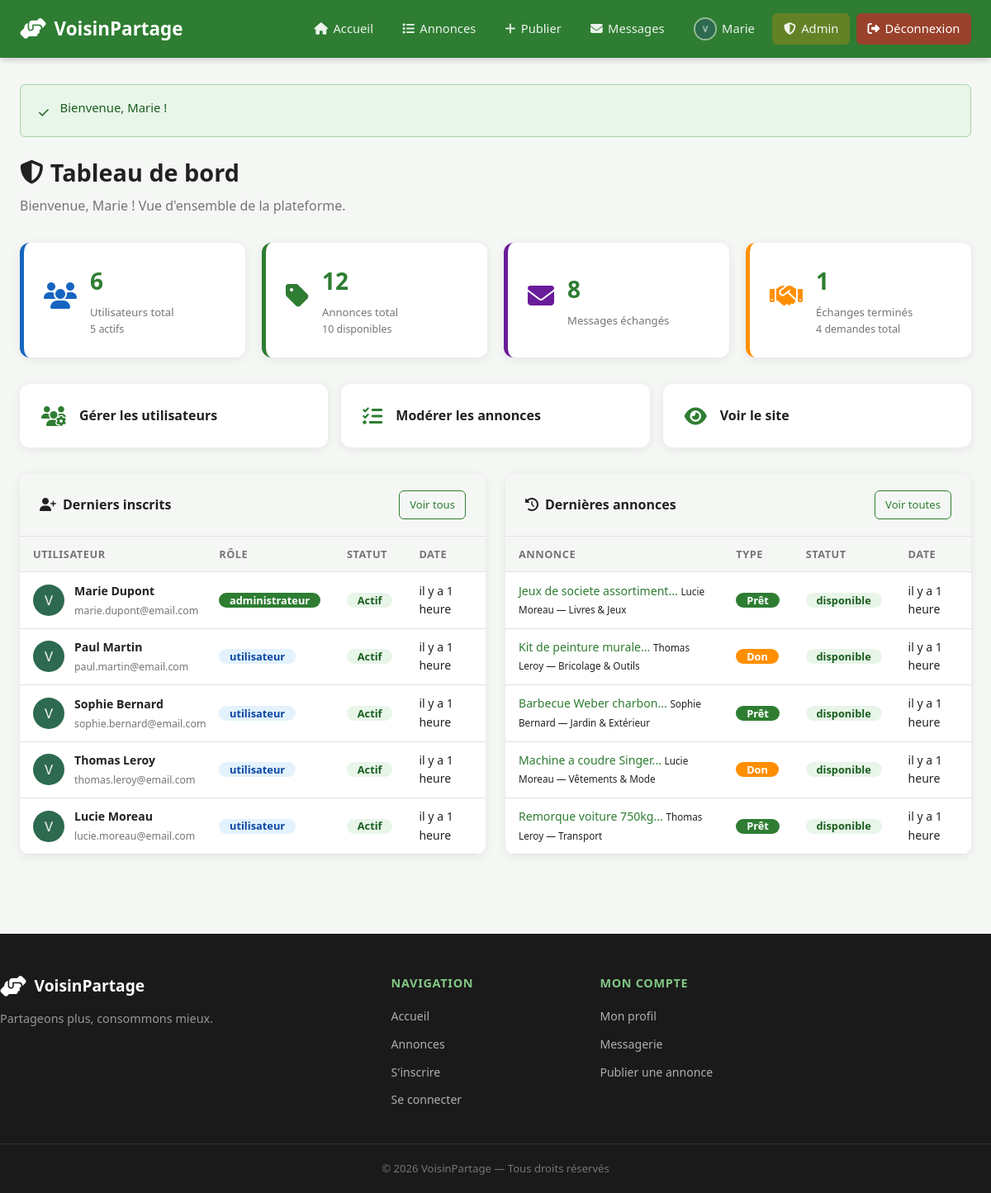
/admin/dashboard.php (signed in), run on the app's committed database.
### tables this page shows
CREATE TABLE IF NOT EXISTS utilisateurs (
    id_utilisateur  INT UNSIGNED      NOT NULL AUTO_INCREMENT,
    nom             VARCHAR(100)      NOT NULL,
    prenom          VARCHAR(100)      NOT NULL,
    email           VARCHAR(255)      NOT NULL UNIQUE,
    mot_de_passe    VARCHAR(255)      NOT NULL,
    telephone       VARCHAR(20)       DEFAULT NULL,
    adresse         VARCHAR(255)      DEFAULT NULL,
    quartier        VARCHAR(100)      DEFAULT NULL,
    photo_profil    VARCHAR(255)      NOT NULL DEFAULT 'default.png',
    role            ENUM('utilisateur','administrateur') NOT NULL DEFAULT 'utilisateur',
    actif           TINYINT(1)        NOT NULL DEFAULT 1,
    date_inscription DATETIME         NOT NULL DEFAULT CURRENT_TIMESTAMP,
    PRIMARY KEY (id_utilisateur)
);

CREATE TABLE IF NOT EXISTS annonces (
    id_annonce      INT UNSIGNED  NOT NULL AUTO_INCREMENT,
    titre           VARCHAR(255)  NOT NULL,
    description     TEXT          NOT NULL,
    type            ENUM('pret','don') NOT NULL DEFAULT 'pret',
    statut          ENUM('disponible','reserve','indisponible') NOT NULL DEFAULT 'disponible',
    photo           VARCHAR(255)  NOT NULL DEFAULT 'no-image.png',
    date_publication DATETIME     NOT NULL DEFAULT CURRENT_TIMESTAMP,
    id_utilisateur  INT UNSIGNED  NOT NULL,
    id_categorie    INT UNSIGNED  NOT NULL,
    PRIMARY KEY (id_annonce),
    CONSTRAINT fk_annonce_user FOREIGN KEY (id_utilisateur)
        REFERENCES utilisateurs(id_utilisateur) ON DELETE CASCADE ON UPDATE CASCADE,
    CONSTRAINT fk_annonce_cat  FOREIGN KEY (id_categorie)
        REFERENCES categories(id_categorie)    ON DELETE RESTRICT ON UPDATE CASCADE
);

CREATE TABLE IF NOT EXISTS categories (
    id_categorie INT UNSIGNED NOT NULL AUTO_INCREMENT,
    nom          VARCHAR(100) NOT NULL,
    icone        VARCHAR(100) NOT NULL DEFAULT 'fa-solid fa-box',
    description  TEXT         DEFAULT NULL,
    PRIMARY KEY (id_categorie)
);

### admin/dashboard.php (the view, shortened to what this page needs)
<?php
require_once '../includes/functions.php';
$pdo = getDB();
$stats = [
    'total_users'       => $pdo->query("SELECT COUNT(*) FROM utilisateurs")->fetchColumn(),
    'users_actifs'      => $pdo->query("SELECT COUNT(*) FROM utilisateurs WHERE actif = 1")->fetchColumn(),
    'total_annonces'    => $pdo->query("SELECT COUNT(*) FROM annonces")->fetchColumn(),
    'annonces_dispo'    => $pdo->query("SELECT COUNT(*) FROM annonces WHERE statut = 'disponible'")->fetchColumn(),
    'total_messages'    => $pdo->query("SELECT COUNT(*) FROM messages")->fetchColumn(),
    'total_demandes'    => $pdo->query("SELECT COUNT(*) FROM demandes_emprunt")->fetchColumn(),
    'echanges_termines' => $pdo->query("SELECT COUNT(*) FROM demandes_emprunt WHERE statut = 'terminee'")->fetchColumn(),
];
$derniersUsers = $pdo->query("
    SELECT * FROM utilisateurs ORDER BY date_inscription DESC LIMIT 5
")->fetchAll();
$dernieresAnnonces = $pdo->query("
    SELECT a.*, u.prenom, u.nom, c.nom AS cat_nom
    FROM annonces a
    JOIN utilisateurs u ON a.id_utilisateur = u.id_utilisateur
    JOIN categories c ON a.id_categorie = c.id_categorie
    ORDER BY a.date_publication DESC
    LIMIT 5
")->fetchAll();
require_once '../includes/header.php';
?>
<div class="admin-header">
    <h1><i class="fa-solid fa-shield-halved"></i> Tableau de bord</h1>
    <p>Bienvenue, <?= e($_SESSION['prenom']) ?> ! Vue d'ensemble de la plateforme.</p>
</div>
<div class="admin-stats-grid">
    <div class="admin-stat-card stat-blue">
        <div class="stat-icon"><i class="fa-solid fa-users"></i></div>
        <div class="stat-info">
            <div class="stat-number"><?= $stats['total_users'] ?></div>
            <div class="stat-label">Utilisateurs total</div>
            <div class="stat-sub"><?= $stats['users_actifs'] ?> actifs</div>
        </div>
    </div>
    <div class="admin-stat-card stat-green">
        <div class="stat-icon"><i class="fa-solid fa-tag"></i></div>
        <div class="stat-info">
            <div class="stat-number"><?= $stats['total_annonces'] ?></div>
            <div class="stat-label">Annonces total</div>
            <div class="stat-sub"><?= $stats['annonces_dispo'] ?> disponibles</div>
        </div>
    </div>
    <div class="admin-stat-card stat-purple">
        <div class="stat-icon"><i class="fa-solid fa-envelope"></i></div>
        <div class="stat-info">
            <div class="stat-number"><?= $stats['total_messages'] ?></div>
            <div class="stat-label">Messages échangés</div>
        </div>
    </div>
    <div class="admin-stat-card stat-orange">
        <div class="stat-icon"><i class="fa-solid fa-handshake"></i></div>
        <div class="stat-info">
            <div class="stat-number"><?= $stats['echanges_termines'] ?></div>
            <div class="stat-label">Échanges terminés</div>
            <div class="stat-sub"><?= $stats['total_demandes'] ?> demandes total</div>
        </div>
    </div>
</div>
<div class="admin-nav-cards">
    <a href="utilisateurs.php" class="admin-nav-card">
        <i class="fa-solid fa-users-gear"></i>
        <span>Gérer les utilisateurs</span>
    </a>
    <a href="annonces.php" class="admin-nav-card">
        <i class="fa-solid fa-list-check"></i>
        <span>Modérer les annonces</span>
    </a>
    <a href="../annonces/liste.php" class="admin-nav-card">
        <i class="fa-solid fa-eye"></i>
        <span>Voir le site</span>
    </a>
</div>
<div class="admin-two-col">
    <div class="admin-card">
        <div class="admin-card-header">
            <h3><i class="fa-solid fa-user-plus"></i> Derniers inscrits</h3>
            <a href="utilisateurs.php" class="btn btn-sm btn-outline">Voir tous</a>
        </div>
        <table class="table">
            <thead>
                <tr><th>Utilisateur</th><th>Rôle</th><th>Statut</th><th>Date</th></tr>
            </thead>
            <tbody>
                <?php foreach ($derniersUsers as $u): ?>
                    <tr>
                        <td>
                            <div class="table-user">
                                <img src="<?= imgProfil($u['photo_profil']) ?>"
                                     alt="" class="table-avatar"
                                     onerror="this.src='/voisinpartage/assets/images/default.png'">
                                <div>
                                    <strong><?= e($u['prenom']) ?> <?= e($u['nom']) ?></strong>
                                    <small><?= e($u['email']) ?></small>
                                </div>
                            </div>
                        </td>
                        <td>
                            <span class="badge <?= $u['role'] === 'administrateur' ? 'badge-admin' : 'badge-user' ?>">
                                <?= $u['role'] ?>
                            </span>
                        </td>
                        <td>
                            <span class="badge <?= $u['actif'] ? 'badge-success' : 'badge-danger' ?>">
                                <?= $u['actif'] ? 'Actif' : 'Inactif' ?>
                            </span>
                        </td>
                        <td><?= formaterDate($u['date_inscription']) ?></td>
                    </tr>
                <?php endforeach; ?>
            </tbody>
        </table>
    </div>
    <div class="admin-card">
        <div class="admin-card-header">
            <h3><i class="fa-solid fa-clock-rotate-left"></i> Dernières annonces</h3>
            <a href="annonces.php" class="btn btn-sm btn-outline">Voir toutes</a>
        </div>
        <table class="table">
            <thead>
                <tr><th>Annonce</th><th>Type</th><th>Statut</th><th>Date</th></tr>
            </thead>
            <tbody>
                <?php foreach ($dernieresAnnonces as $a): ?>
                    <tr>
                        <td>
                            <a href="../annonces/detail.php?id=<?= $a['id_annonce'] ?>">
                                <?= e(mb_substr($a['titre'], 0, 35)) ?>...
                            </a>
                            <small><?= e($a['prenom']) ?> <?= e($a['nom']) ?> — <?= e($a['cat_nom']) ?></small>
                        </td>
                        <td>
                            <span class="badge badge-type-<?= $a['type'] ?>">
                                <?= $a['type'] === 'pret' ? 'Prêt' : 'Don' ?>
                            </span>
                        </td>
                        <td>
                            <span class="badge badge-statut-<?= $a['statut'] ?>">
                                <?= $a['statut'] ?>
                            </span>
                        </td>
                        <td><?= formaterDate($a['date_publication']) ?></td>
                    </tr>
                <?php endforeach; ?>
            </tbody>
        </table>
    </div>
</div>
<?php require_once '../includes/footer.php'; ?>

### data on the page
utilisateurs: photo_profil (placeholder picture), prenom "Marie", nom "Dupont", email "marie.dupont@email.com", role "administrateur", actif "Actif", date_inscription "il y a 1 heure"
utilisateurs: photo_profil (placeholder picture), prenom "Paul", nom "Martin", email "paul.martin@email.com", role "utilisateur", actif "Actif", date_inscription "il y a 1 heure"
utilisateurs: photo_profil (placeholder picture), prenom "Sophie", nom "Bernard", email "sophie.bernard@email.com", role "utilisateur", actif "Actif", date_inscription "il y a 1 heure"
utilisateurs: photo_profil (placeholder picture), prenom "Thomas", nom "Leroy", email "thomas.leroy@email.com", role "utilisateur", actif "Actif", date_inscription "il y a 1 heure"
utilisateurs: photo_profil (placeholder picture), prenom "Lucie", nom "Moreau", email "lucie.moreau@email.com", role "utilisateur", actif "Actif", date_inscription "il y a 1 heure"
annonces: titre "Jeux de societe assortiment", id_utilisateur.prenom "Lucie", id_utilisateur.nom "Moreau", id_categorie.nom "Livres & Jeux", type "Prêt", statut "disponible", date_publication "il y a 1 heure"
annonces: titre "Kit de peinture murale", id_utilisateur.prenom "Thomas", id_utilisateur.nom "Leroy", id_categorie.nom "Bricolage & Outils", type "Don", statut "disponible", date_publication "il y a 1 heure"
annonces: titre "Barbecue Weber charbon", id_utilisateur.prenom "Sophie", id_utilisateur.nom "Bernard", id_categorie.nom "Jardin & Extérieur", type "Prêt", statut "disponible", date_publication "il y a 1 heure"
annonces: titre "Machine a coudre Singer", id_utilisateur.prenom "Lucie", id_utilisateur.nom "Moreau", id_categorie.nom "Vêtements & Mode", type "Don", statut "disponible", date_publication "il y a 1 heure"
annonces: titre "Remorque voiture 750kg", id_utilisateur.prenom "Thomas", id_utilisateur.nom "Leroy", id_categorie.nom "Transport", type "Prêt", statut "disponible", date_publication "il y a 1 heure"

### other printed values
$_SESSION['prenom'] "Marie"
$icon "✓"
$message "Bienvenue, Marie !"
$stats['total_users'] "6"
$stats['users_actifs'] "5"
$stats['total_annonces'] "12"
$stats['annonces_dispo'] "10"
$stats['total_messages'] "8"
$stats['echanges_termines'] "1"
$stats['total_demandes'] "4"
